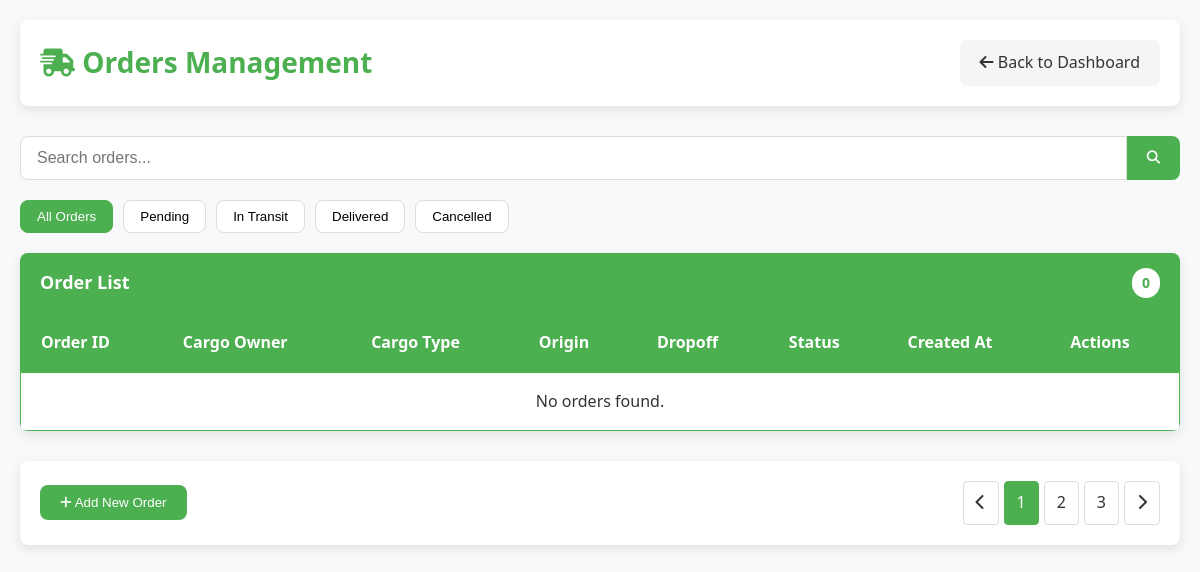
/Backend/manage-orders.php, run on an earlier commit of the app's database.
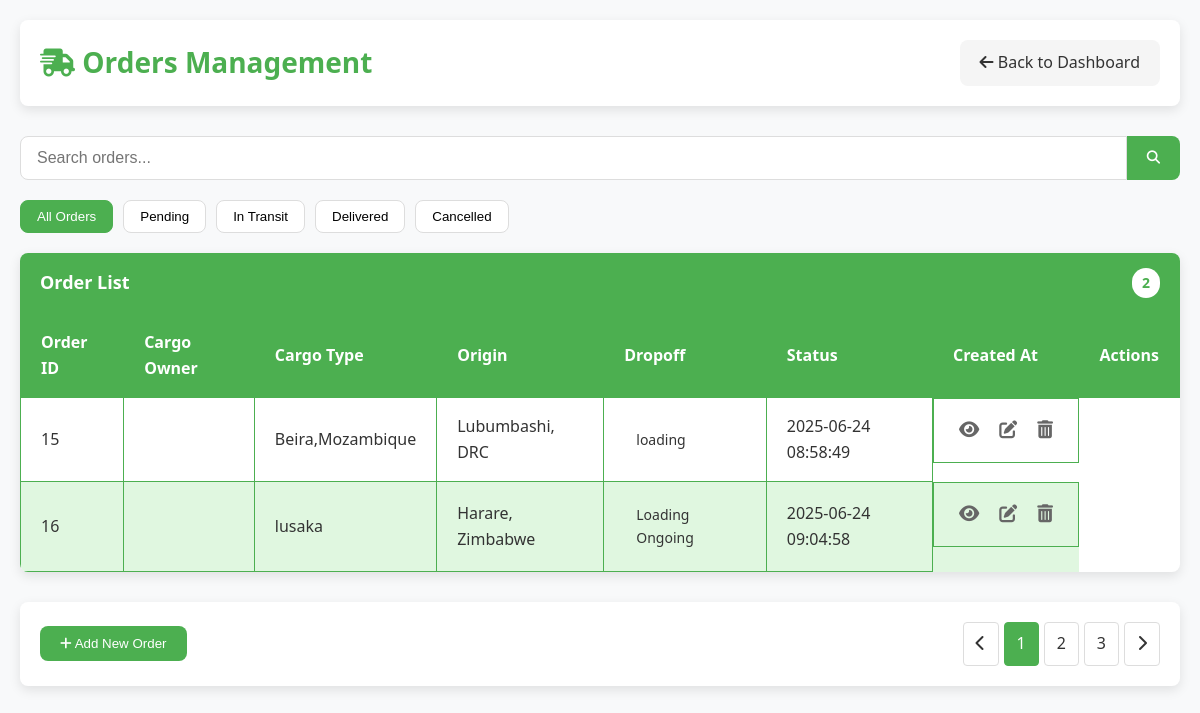
And on a later commit of the database.
### tables this page shows
CREATE TABLE `jobs` (
  `id` int(11) NOT NULL,
  `item` varchar(255) NOT NULL,
  `pickup` varchar(255) NOT NULL,
  `dropoff` varchar(255) NOT NULL,
  `weight` decimal(10,2) NOT NULL,
  `status` varchar(100) DEFAULT NULL,
  `start_date` date NOT NULL,
  `phone` varchar(20) DEFAULT NULL,
  `created_at` timestamp NOT NULL DEFAULT current_timestamp()
);

### Backend/manage-orders.php (the view, shortened to what this page needs)
<?php
require_once 'db.php';
$result = $conn->query("SELECT * FROM jobs");
if ($result) {
    $orders = $result->fetch_all(MYSQLI_ASSOC);
} else {
    $orders = [];
    echo "Error fetching orders: " . $conn->error;
}
?>
<!DOCTYPE html>
<html lang="en">
<head>
    <link rel="stylesheet" href="https://cdnjs.cloudflare.com/ajax/libs/font-awesome/6.4.0/css/all.min.css">
</head>
<body>
    <div class="container">
        <div class="header">
            <h1><i class="fas fa-shipping-fast"></i> Orders Management</h1>
            <a href="../Frontend/admin-dashboard.php" class="btn btn-secondary">
                <i class="fas fa-arrow-left"></i> Back to Dashboard
            </a>
        </div>
        <div class="search-container">
            <input type="text" class="search-input" placeholder="Search orders..." id="searchInput">
            <button class="search-button"><i class="fas fa-search"></i></button>
        </div>
        <div class="filters">
            <button class="filter-btn active" data-filter="all">All Orders</button>
            <button class="filter-btn" data-filter="pending">Pending</button>
            <button class="filter-btn" data-filter="in-transit">In Transit</button>
            <button class="filter-btn" data-filter="delivered">Delivered</button>
            <button class="filter-btn" data-filter="cancelled">Cancelled</button>
        </div>
        <div class="card">
            <div class="card-header">
                <span>Order List</span>
                <span class="count"><?php echo count($orders); ?></span>
            </div>
            <div class="table-responsive">
                <table id="ordersTable">
                    <thead>
                        <tr>
                            <th>Order ID</th>
                            <th>Cargo Owner</th>
                            <th>Cargo Type</th>
                            <th>Origin</th>
                            <th>Dropoff</th>
                            <th>Status</th>
                            <th>Created At</th>
                            <th>Actions</th>
                        </tr>
                    </thead>
                    <tbody>
                        <?php if (!empty($orders)): ?>
                            <?php foreach ($orders as $order): ?>
                                <?php
                                    $statusClass = strtolower(str_replace(' ', '-', $order['status']));
                                ?>
                                <tr data-status="<?php echo $statusClass; ?>">
                                    <td><?php echo htmlspecialchars($order['id']); ?></td>
                                    <td><?php echo htmlspecialchars($order['cargo_owner_name']); ?></td>
                                    <td><?php echo htmlspecialchars($order['pickup']); ?></td>
                                    <td><?php echo htmlspecialchars($order['dropoff']); ?></td>
                                    <td>
                                        <span class="status <?php echo $statusClass; ?>">
                                            <?php echo htmlspecialchars($order['status']); ?>
                                        </span>
                                    </td>
                                    <td><?php echo htmlspecialchars($order['created_at']); ?></td>
                                    <td class="actions">
                                        <button class="icon-button view" title="View Details" onclick="viewOrder(<?php echo (int) $order['id']; ?>)">
                                            <i class="fas fa-eye"></i>
                                        </button>
                                        <button class="icon-button edit" title="Edit Order" onclick="editOrder(<?php echo (int) $order['id']; ?>)">
                                            <i class="fas fa-edit"></i>
                                        </button>
                                        <button class="icon-button delete" title="Delete Order" onclick="confirmDelete(<?php echo (int) $order['id']; ?>)">
                                            <i class="fas fa-trash-alt"></i>
                                        </button>
                                    </td>
                                </tr>
                            <?php endforeach; ?>
                        <?php else: ?>
                            <tr>
                                <td colspan="8" style="text-align: center;">No orders found.</td>
                            </tr>
                        <?php endif; ?>
                    </tbody>
                </table>
            </div>
        </div>
        <div class="footer">
            <div>
                <button class="btn" onclick="addOrder()">
                    <i class="fas fa-plus"></i> Add New Order
                </button>
            </div>
            <ul class="pagination">
                <li><a href="#"><i class="fas fa-chevron-left"></i></a></li>
                <li class="active"><a href="#">1</a></li>
                <li><a href="#">2</a></li>
                <li><a href="#">3</a></li>
                <li><a href="#"><i class="fas fa-chevron-right"></i></a></li>
            </ul>
        </div>
    </div>
</body>
</html>

### Backend/manage-orders.php (style rules this page uses)
:root { --primary-color: #4CAF50; --primary-light: #e0f7e0; --primary-dark: #388E3C; --secondary-color: #f5f5f5; --text-color: #333; --text-light: #666; --white: #ffffff; --border-radius: 8px; --box-shadow: 0 4px 12px rgba(0, 0, 0, 0.1); --transition: all 0.3s ease; }
* { margin: 0; padding: 0; box-sizing: border-box; }
body { font-family: 'Segoe UI', Tahoma, Geneva, Verdana, sans-serif; background-color: #f8f9fa; color: var(--text-color); line-height: 1.6; padding: 0; margin: 0; }
.container { max-width: 1200px; margin: 0 auto; padding: 20px; }
.header { background-color: var(--white); padding: 20px; border-radius: var(--border-radius); box-shadow: var(--box-shadow); margin-bottom: 30px; display: flex; justify-content: space-between; align-items: center; }
.header h1 { color: var(--primary-color); font-size: 28px; font-weight: 600; }
.search-container { display: flex; margin-bottom: 20px; }
.search-input { flex: 1; padding: 12px 16px; border: 1px solid #ddd; border-radius: var(--border-radius) 0 0 var(--border-radius); font-size: 16px; outline: none; transition: var(--transition); }
.search-button { background-color: var(--primary-color); color: white; border: none; padding: 0 20px; border-radius: 0 var(--border-radius) var(--border-radius) 0; cursor: pointer; transition: var(--transition); }
.card { background-color: var(--white); border-radius: var(--border-radius); box-shadow: var(--box-shadow); overflow: hidden; margin-bottom: 30px; }
.card-header { background-color: var(--primary-color); color: white; padding: 15px 20px; font-size: 18px; font-weight: 600; display: flex; justify-content: space-between; align-items: center; }
.card-header .count { background-color: var(--white); color: var(--primary-color); padding: 4px 10px; border-radius: 20px; font-size: 14px; font-weight: bold; }
.table-responsive { overflow-x: auto; }
table { width: 100%; border-collapse: collapse; }
th, td { padding: 16px 20px; text-align: left; border: 1px solid var(--primary-color); }
th { background-color: var(--primary-color); color: white; font-weight: 600; }
tr:nth-child(even) { background-color: var(--primary-light); }
tr:nth-child(odd) { background-color: var(--white); }
.status { display: inline-block; padding: 6px 12px; border-radius: 20px; font-size: 14px; font-weight: 500; }
.btn { display: inline-block; padding: 10px 20px; background-color: var(--primary-color); color: white; text-decoration: none; border-radius: var(--border-radius); font-weight: 500; transition: var(--transition); border: none; cursor: pointer; text-align: center; }
.btn-secondary { background-color: #f5f5f5; color: var(--text-color); }
.actions { display: flex; gap: 10px; }
.icon-button { background: none; border: none; color: var(--text-light); cursor: pointer; font-size: 18px; transition: var(--transition); padding: 5px; }
.footer { display: flex; justify-content: space-between; align-items: center; padding: 20px; background-color: var(--white); border-radius: var(--border-radius); box-shadow: var(--box-shadow); margin-top: 30px; }
.pagination { display: flex; list-style: none; gap: 5px; }
.pagination li a { display: inline-block; padding: 8px 12px; background-color: var(--white); border: 1px solid #ddd; color: var(--text-color); text-decoration: none; border-radius: 4px; transition: var(--transition); }
.pagination li.active a, .pagination li a:hover { background-color: var(--primary-color); color: white; border-color: var(--primary-color); }
.filters { display: flex; gap: 10px; margin-bottom: 20px; flex-wrap: wrap; }
.filter-btn { padding: 8px 16px; background-color: var(--white); border: 1px solid #ddd; border-radius: var(--border-radius); cursor: pointer; transition: var(--transition); }
.filter-btn:hover, .filter-btn.active { background-color: var(--primary-color); color: white; border-color: var(--primary-color); }

What changed in the data, as far as the page shows it:
added jobs: id "15", pickup "Beira,Mozambique", dropoff "Lubumbashi, DRC", status "loading", created_at "2025-06-24 08:58:49"
added jobs: id "16", pickup "lusaka", dropoff "Harare, Zimbabwe", status "Loading Ongoing", created_at "2025-06-24 09:04:58"
Also different on the page:
count($orders): "0" → "2"
text no longer shown: "No orders found."
